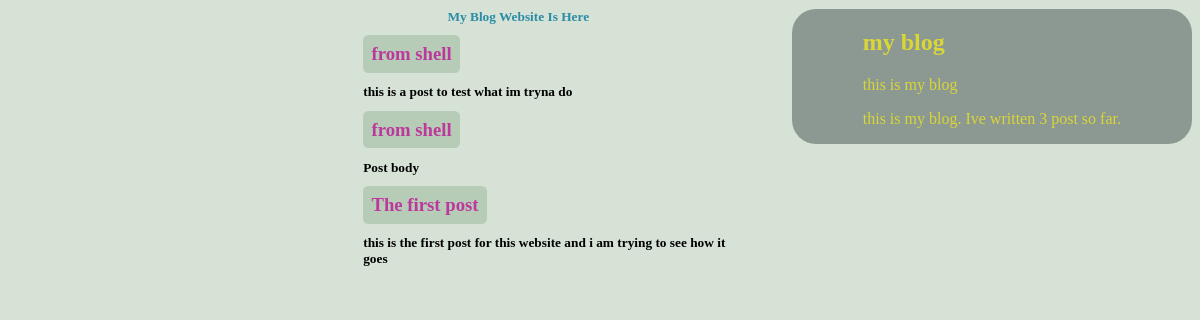
The page / on the database its author committed.
### blog/models.py (models this page shows, shortened)
class Post(models.Model):
    STATUS_CHOICES = (('draft','Draft'),('published','Published'))
    title = models.CharField(max_length=250)
    slug = models.SlugField(max_length=250, unique_for_date='publish' ,)
    author = models.ForeignKey(User, on_delete=models.CASCADE, related_name='blog_post')
    body = models.TextField()
    publish = models.DateTimeField(default=timezone.now)
    created = models.DateTimeField(auto_now_add = True)
    updated = models.DateTimeField(auto_now = True)
    status = models.CharField(max_length=10 ,choices=STATUS_CHOICES,default = 'draft')
    published = PublishedManager()
    objects = models.Manager()
    tags = TaggableManager()
    class Meta:
        ordering =["-publish"]

### blog/views.py (the view)
# urls.py: path('',post_list, name = 'post_l'),
def post_list(request,tag_slug = None):
    posts  = Post.objects.all()
    tag = None
    if tag_slug:
        tag = get_object_or_404( Tag, slug = tag_slug)
    return render(request,'blog/list.html',{'posts':posts ,'tag':tag})

### blog/templatetags/blogs_tags.py (called while the page is built)
@register.simple_tag
def total_post():
    return Post.objects.count()

### blog/templates/blog/list.html (shortened to what this page needs)
{% extends "base.html" %}
{%block content%}
<h1>
    my blog website is here
</h1>
{%if tag%}
<h2>Post tagged with {{tag.name}}</h2>
{%for tag in posts.tags.all%}
<a href="{%url 'blog_post_list_by_tags' tag.slug%}">
    {{tag.name}}
</a>
{%if not forloop.last %}
{%endif%}
{%endfor%}
{%else%}
{%for post in posts%}
<h3>
    <a href="{%url 'post_detail' post.id%}">{{post.title}}</a>
    <h4>{{post.body}}</h4>
</h3>
{%  endfor  %}
{%  endif %}
{% endblock %}

### static/styles/styles.css (style rules this page uses)
h3 a { text-decoration:none ; padding: 0.7%; margin-left :30% ; background-color: rgba(136, 173, 141, 0.407); color: rgba(192, 0, 147, 0.725); border-radius: 0.33rem; font-weight: bold; }
h1 { color: rgb(42, 140, 165); text-decoration:none; margin-left: 20%; text-align: center ; text-transform: capitalize; font-size: smaller; }
h4 { margin-left: 30%; font-size: smaller; max-width: 32%; }
body { background-color: rgba(107, 148, 103, 0.271); }

### rows shown on the page
Post: title "from shell", body "this is a post to test what im tryna do"
Post: title "from shell", body "Post body"
Post: title "The first post", body "this is the first post for this website and i am trying to see how it goes"
